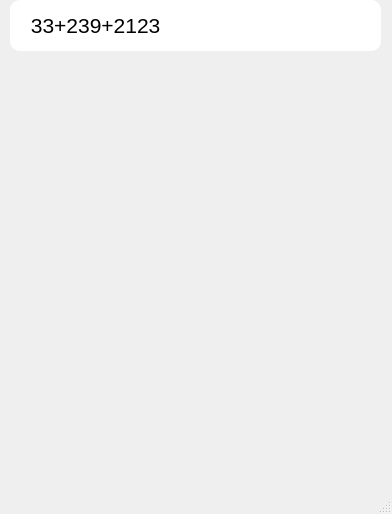
<?xml version="1.0" encoding="UTF-8"?>
<ui version="4.0">
 <class>MainWindow</class>
 <widget class="QMainWindow" name="MainWindow">
  <property name="geometry">
   <rect>
    <x>0</x>
    <y>0</y>
    <width>392</width>
    <height>514</height>
   </rect>
  </property>
  <property name="windowTitle">
   <string>MainWindow</string>
  </property>
  <widget class="QWidget" name="centralwidget">
   <widget class="QLabel" name="lbl_main">
    <property name="geometry">
     <rect>
      <x>10</x>
      <y>0</y>
      <width>371</width>
      <height>51</height>
     </rect>
    </property>
    <property name="font">
     <font>
      <pointsize>16</pointsize>
     </font>
    </property>
    <property name="styleSheet">
     <string notr="true">background-color: white;
color: black;
border-radius: 10px;
padding-left: 10px;</string>
    </property>
    <property name="text">
     <string> 33+239+2123</string>
    </property>
   </widget>
  </widget>
  <widget class="QMenuBar" name="menubar">
   <property name="geometry">
    <rect>
     <x>0</x>
     <y>0</y>
     <width>392</width>
     <height>22</height>
    </rect>
   </property>
  </widget>
  <widget class="QStatusBar" name="statusbar"/>
 </widget>
 <resources/>
 <connections/>
</ui>
